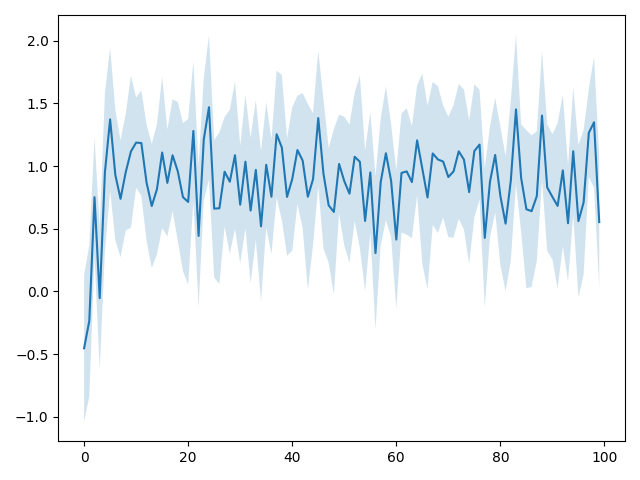

This chart was generated by the following Python code:
import numpy as np
import random
import time
from matplotlib import pyplot as plt

epsilon = 0.1
testbed = np.load('final_test.npy')


def sample_averaging(reward_registry):
    q_stars = np.zeros(10)
    n = np.zeros(10)
    rewards_obtained = []
    optimal_action_list = []
    for step in range(100):
        max_a = np.argmax(q_stars)
        action = random.choices([max_a, np.random.randint(0, 10)], [1 - epsilon, epsilon])[0]
        reward = reward_registry[step, action]
        n[action] += 1
        q_stars[action] += q_stars[action] + (1 / n[action]) * (reward - q_stars[action])
        rewards_obtained.append(reward)
        optimal_action = np.argmax(reward_registry[step])
        optimal_action_list.append(optimal_action == action)
    return rewards_obtained, optimal_action_list


start = time.time()
results = [sample_averaging(testbed[trial]) for trial in range(20)]
print(f'Time {time.time() - start}')
results = np.array(results)
rewards = results[:, 0, :]
optimal_actions = results[:, 1, :]
average_rewards = np.mean(rewards, axis=0)
std_error = (np.std(rewards, axis=0) / np.sqrt(rewards.shape[0])) * 1.96
upper_bound = np.max(testbed, axis=2)
average_upper_bound = np.mean(upper_bound, axis=0)
total_optimal_actions = np.sum(optimal_actions == 1, axis=0)
fractional_optimal_actions = np.divide(total_optimal_actions, optimal_actions.shape[0])

fig, ax = plt.subplots()
ax.plot(np.arange(rewards.shape[1]), average_rewards)
ax.fill_between(np.arange(rewards.shape[1]), average_rewards - std_error, average_rewards + std_error, alpha=0.2)
plt.show()
fig.savefig('q6.png')
